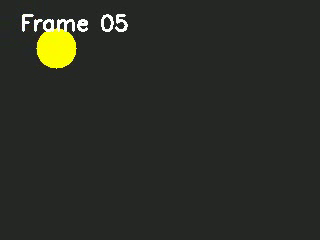
#> input picture frame 4 of Lab Experiments/Exp06/input_video.mp4, 320 x 240 px
$ python main.py
#> lines starting #> are read from the running program, lines starting #| are printed output that depends on the picture; after the words box and inside, x2 and y2 are one past the last pixel; in counts of white or black regions, pixels touching at a corner belong together
"""
Experiment 15: Frame-by-Frame Vehicle Detection in Video
Objective: Process video frames sequentially, detect moving vehicles using
Background Subtraction (MOG2) and contour bounding boxes, and verify tracking.
"""

import os
import cv2
import matplotlib.pyplot as plt

def detect_vehicles_in_video(video_path):
#> called with video_path = 'Lab Experiments/Exp15/input_video.mp4'
    cap = cv2.VideoCapture(video_path)
    if not cap.isOpened():
        raise IOError(f"Could not open video: {video_path}")

    # Use Background Subtractor MOG2 for vehicle localization
    bg_subtractor = cv2.createBackgroundSubtractorMOG2(history=50, varThreshold=30, detectShadows=False)

    frames_tracked = []
    frame_indices = []
    frame_idx = 0

    while True:
        ret, frame = cap.read()
#> frame is the input picture: shape (240, 320, 3); mean B, G, R 37.5, 44.4, 42.4
        if not ret:
            break

        annotated = frame.copy()
        fg_mask = bg_subtractor.apply(frame)
#> fg_mask: shape (240, 320); every value is 255

        # Morphological filtering to eliminate noise and bridge vehicle contours
        kernel = cv2.getStructuringElement(cv2.MORPH_RECT, (5, 5))
        fg_clean = cv2.morphologyEx(fg_mask, cv2.MORPH_CLOSE, kernel)
        fg_clean = cv2.morphologyEx(fg_clean, cv2.MORPH_DILATE, kernel)

        contours, _ = cv2.findContours(fg_clean, cv2.RETR_EXTERNAL, cv2.CHAIN_APPROX_SIMPLE)
#> contours = [[[0, 0], [0, 239], [319, 239], [319, 0]]]
        vehicle_count = 0

        for cnt in contours:
            area = cv2.contourArea(cnt)
            if area > 400: # filter small false positives
                x, y, w, h = cv2.boundingRect(cnt)
                cv2.rectangle(annotated, (x, y), (x + w, y + h), (0, 255, 0), 2)
                cv2.putText(annotated, "Vehicle", (x, y - 5), cv2.FONT_HERSHEY_SIMPLEX, 0.5, (0, 255, 0), 1)
                vehicle_count += 1
#> this loop made 1 pass
#> (cnt, area, x, y, w, h, vehicle_count) on pass 1: ([[0, 0], [0, 239], [319, 239], [319, 0]], 76241, 0, 0, 320, 240, 1)
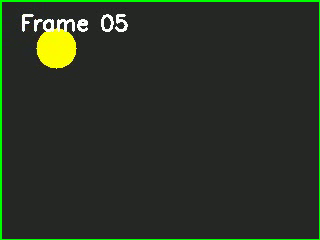
#> annotated: shape (240, 320, 3); 2.18% of pixels changed, all inside (x1, y1, x2, y2) = (0, 0, 320, 240)
#> after the loop, vehicle_count = 1

        cv2.putText(annotated, f"Frame {frame_idx} | Detected: {vehicle_count}", (15, 25),
                    cv2.FONT_HERSHEY_SIMPLEX, 0.6, (255, 255, 255), 2)
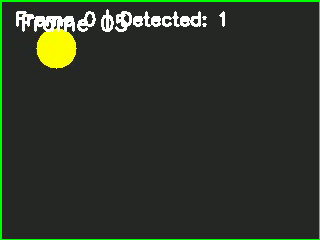
#> annotated: shape (240, 320, 3); 1.71% of pixels changed, all inside (x1, y1, x2, y2) = (16, 9, 225, 31)

        if frame_idx in [10, 20, 30, 40]:
            frames_tracked.append(cv2.cvtColor(annotated, cv2.COLOR_BGR2RGB))
            frame_indices.append(frame_idx)

        frame_idx += 1
    cap.release()

    # Generate output screenshot showing 4 sequential frames
    fig, axes = plt.subplots(1, len(frames_tracked), figsize=(16, 4))
    for ax, idx, f in zip(axes, frame_indices, frames_tracked):
        ax.imshow(f)
        ax.set_title(f"Sequential Detection (Frame {idx})", fontweight='bold', fontsize=10)
        ax.axis('off')

    plt.suptitle("Exp 15: Frame-by-Frame Vehicle Tracking & Localization", fontsize=14, fontweight='bold')
    plt.tight_layout()
    output_path = os.path.join(os.path.dirname(video_path), "output.png")
    plt.savefig(output_path, dpi=200, bbox_inches='tight')
    plt.close()
    print(f"[Exp15] Output saved at: {output_path}")

if __name__ == "__main__":
    script_dir = os.path.dirname(os.path.abspath(__file__))
    detect_vehicles_in_video(os.path.join(script_dir, "input_video.mp4"))

$ run again, starting later in the video
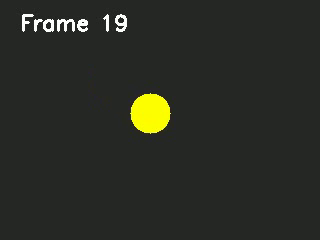
#> input picture frame 18 of Lab Experiments/Exp06/input_video.mp4, 320 x 240 px
#> in detect_vehicles_in_video, frame is the input picture: shape (240, 320, 3); mean B, G, R 37.3, 44.3, 42.4
#> fg_mask: shape (240, 320); every value is 255
#> contours = [[[0, 0], [0, 239], [319, 239], [319, 0]]]
#> the loop in detect_vehicles_in_video, `for cnt in contours:` made 1 pass
#> (cnt, area, x, y, w, h, vehicle_count) on pass 1: ([[0, 0], [0, 239], [319, 239], [319, 0]], 76241, 0, 0, 320, 240, 1)
#> after the loop in detect_vehicles_in_video, `for cnt in contours:`:
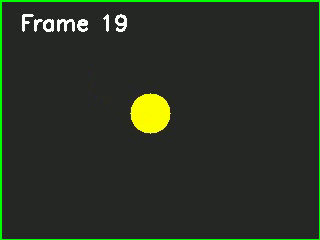
#> annotated: shape (240, 320, 3); 2.18% of pixels changed, all inside (x1, y1, x2, y2) = (0, 0, 320, 240)
#> after the loop in detect_vehicles_in_video, `for cnt in contours:`: vehicle_count = 1
#> in detect_vehicles_in_video, `cv2.putText(annotated, f"Frame {frame_idx} | Detected: {vehicle_count}..`:
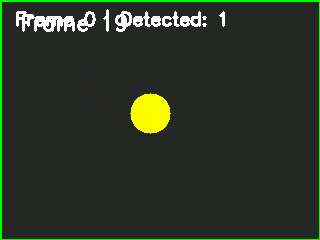
#> annotated: shape (240, 320, 3); 1.72% of pixels changed, all inside (x1, y1, x2, y2) = (16, 9, 225, 31)
